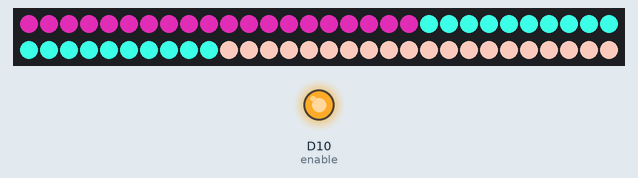
A program run on a simulated CircuitPython board. Shown: 60 RGB LEDs in strip order, left to right, continuing on the next row, output pins drawn as LEDs (lit = HIGH). Random numbers come from a fixed seed; library files of the repository ran but are not shown: neopixel_zones.py.

Above: at 0.1 s.
At 2.1 s:
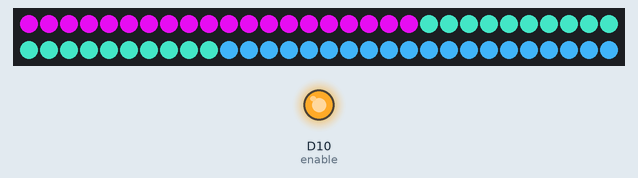
At 4.6 s:
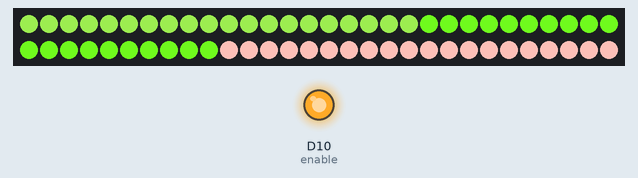
At 39.86 s:
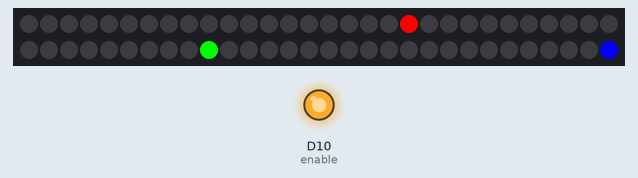
Timing chart, 0 to 40.0 s (numbered marks = the images above):
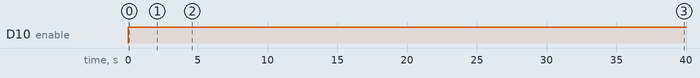

Measured:
- by itself, D10 (enable): LOW → HIGH at 0.00 s
- what the display in image 1 shows lasts 0.5 s, from 2.0 s to 2.5 s

The program:

code.py
```python
import time
from random import randint
import digitalio
import board
import neopixel
import neopixel_zones

enable = digitalio.DigitalInOut(board.D10)
enable.direction = digitalio.Direction.OUTPUT
enable.value = True

strip = neopixel.NeoPixel(board.D5, 60, brightness=1, auto_write=False)

collection = neopixel_zones.ZoneCollection(strip)

zone_1 = collection.add_zone(0, 20)
zone_2 = collection.add_zone_with_size(20, 20)
zone_3 = collection.add_zone(40, 60)

for _ in range(10):
    zone_1.fill((randint(128, 255), randint(0, 255), randint(0, 255)))
    zone_2.fill((randint(0, 255), randint(128, 255), randint(0, 255)))
    zone_3.fill((randint(0, 255), randint(0, 255), randint(128, 255)))
    collection.show()
    time.sleep(0.5)

for _ in range(4):
    for i in range(1, 20):
        strip.fill((0x00, 0x00, 0x00))
        zone_1[i] = (0xFF, 0x00, 0x00)
        zone_2[i] = (0x00, 0xFF, 0x00)
        zone_3[i] = (0x00, 0x00, 0xFF)
        collection.show()
        time.sleep(0.2)
    for i in range(18, -1, -1):
        strip.fill((0x00, 0x00, 0x00))
        zone_1[i] = (0xFF, 0x00, 0x00)
        zone_2[i] = (0x00, 0xFF, 0x00)
        zone_3[i] = (0x00, 0x00, 0xFF)
        collection.show()
        time.sleep(0.2)

for _ in range(4):
    for i in range(20):
        strip.fill((0x00, 0x00, 0x00))
        start = i
        end = min(i + 5, 20)
        size = end - start
        zone_1[start:end] = [(0xFF, 0x00, 0x00)] * size
        zone_2[start:end] = [(0x00, 0xFF, 0x00)] * size
        zone_3[start:end] = [(0x00, 0x00, 0xFF)] * size
        collection.show()
        time.sleep(0.2)

while True:
    strip.fill((0, 0, 0))
    zone_1[randint(0, 19)] = (randint(0, 255), randint(0, 255), randint(0, 255))
    zone_2[randint(0, 19)] = (randint(0, 255), randint(0, 255), randint(0, 255))
    zone_3[randint(0, 19)] = (randint(0, 255), randint(0, 255), randint(0, 255))
    collection.show()
    time.sleep(0.1)
```
